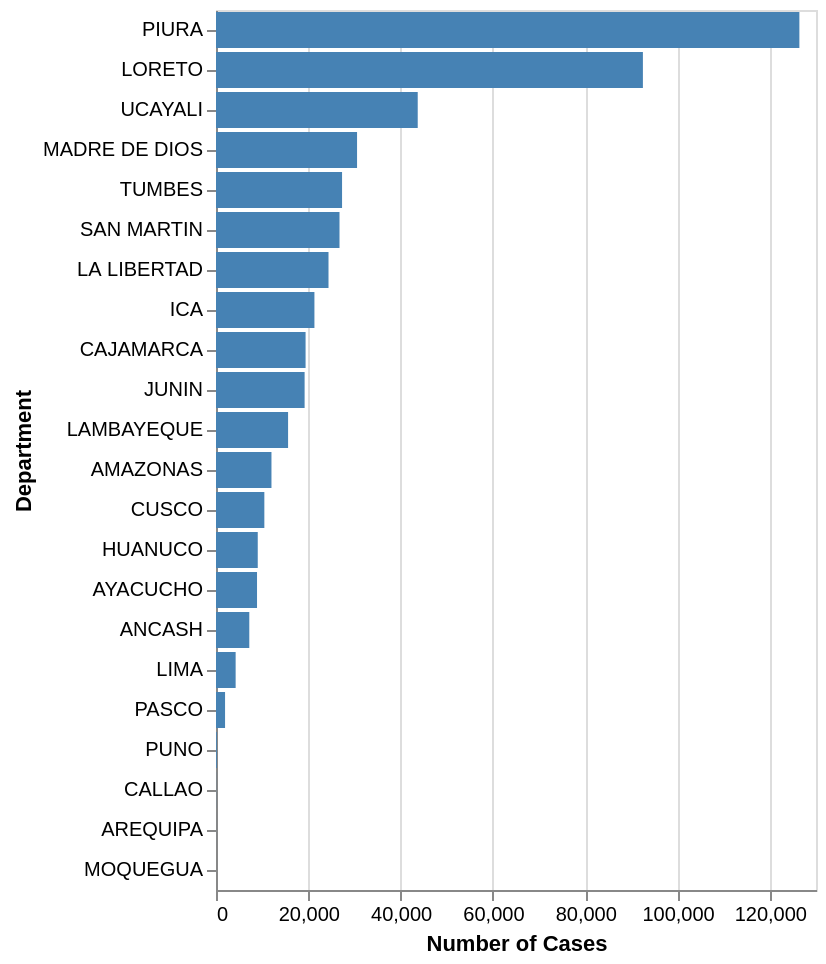

Here is the notebook cell this chart was saved with:
### Code cell
bars = alt.Chart(all_depts).mark_bar(
    color='steelblue').encode(
    y=alt.Y('departamento:N', sort='-x', title='Department'),
    x=alt.X('count:Q', title='Number of Cases'),
    tooltip=['departamento', 'count']
)

bars

### Figure 1 — Vega specification as saved in the notebook (floating-point values rounded to 4 significant figures)
{"$schema": "https://vega.github.io/schema/vega/v5.json", "data": [{"name": "source_0"}, {"name": "data_0", "values": [{"count": 126400, "count_end": 126400.0, "count_start": 0.0, "departamento": "PIURA"}, {"count": 92496, "count_end": 92500.0, "count_start": 0.0, "departamento": "LORETO"}, {"count": 43707, "count_end": 43710.0, "count_start": 0.0, "departamento": "UCAYALI"}, {"count": 30562, "count_end": 30560.0, "count_start": 0.0, "departamento": "MADRE DE DIOS"}, {"count": 27313, "count_end": 27310.0, "count_start": 0.0, "departamento": "TUMBES"}, {"count": 26759, "count_end": 26760.0, "count_start": 0.0, "departamento": "SAN MARTIN"}, {"count": 24377, "count_end": 24380.0, "count_start": 0.0, "departamento": "LA LIBERTAD"}, {"count": 21324, "count_end": 21320.0, "count_start": 0.0, "departamento": "ICA"}, {"count": 19409, "count_end": 19410.0, "count_start": 0.0, "departamento": "CAJAMARCA"}, {"count": 19199, "count_end": 19200.0, "count_start": 0.0, "departamento": "JUNIN"}, {"count": 15618, "count_end": 15620.0, "count_start": 0.0, "departamento": "LAMBAYEQUE"}, {"count": 12017, "count_end": 12020.0, "count_start": 0.0, "departamento": "AMAZONAS"}, {"count": 10475, "count_end": 10480.0, "count_start": 0.0, "departamento": "CUSCO"}, {"count": 9046, "count_end": 9046.0, "count_start": 0.0, "departamento": "HUANUCO"}, {"count": 8889, "count_end": 8889.0, "count_start": 0.0, "departamento": "AYACUCHO"}, {"count": 7214, "count_end": 7214.0, "count_start": 0.0, "departamento": "ANCASH"}, {"count": 4255, "count_end": 4255.0, "count_start": 0.0, "departamento": "LIMA"}, {"count": 1963, "count_end": 1963.0, "count_start": 0.0, "departamento": "PASCO"}, {"count": 179, "count_end": 179.0, "count_start": 0.0, "departamento": "PUNO"}, {"count": 26, "count_end": 26.0, "count_start": 0.0, "departamento": "CALLAO"}, {"count": 7, "count_end": 7.0, "count_start": 0.0, "departamento": "AREQUIPA"}, {"count": 1, "count_end": 1.0, "count_start": 0.0, "departamento": "MOQUEGUA"}]}, {"name": "source_0_y_domain_departamento", "values": [{"departamento": "PIURA", "sort_field": 126400}, {"departamento": "LORETO", "sort_field": 92496}, {"departamento": "UCAYALI", "sort_field": 43707}, {"departamento": "MADRE DE DIOS", "sort_field": 30562}, {"departamento": "TUMBES", "sort_field": 27313}, {"departamento": "SAN MARTIN", "sort_field": 26759}, {"departamento": "LA LIBERTAD", "sort_field": 24377}, {"departamento": "ICA", "sort_field": 21324}, {"departamento": "CAJAMARCA", "sort_field": 19409}, {"departamento": "JUNIN", "sort_field": 19199}, {"departamento": "LAMBAYEQUE", "sort_field": 15618}, {"departamento": "AMAZONAS", "sort_field": 12017}, {"departamento": "CUSCO", "sort_field": 10475}, {"departamento": "HUANUCO", "sort_field": 9046}, {"departamento": "AYACUCHO", "sort_field": 8889}, {"departamento": "ANCASH", "sort_field": 7214}, {"departamento": "LIMA", "sort_field": 4255}, {"departamento": "PASCO", "sort_field": 1963}, {"departamento": "PUNO", "sort_field": 179}, {"departamento": "CALLAO", "sort_field": 26}, {"departamento": "AREQUIPA", "sort_field": 7}, {"departamento": "MOQUEGUA", "sort_field": 1}]}], "signals": [{"name": "y_step", "value": 20}, {"name": "height", "update": "bandspace(domain('y').length, 0.1, 0.05) * y_step"}], "marks": [{"type": "rect", "name": "marks", "from": {"data": "data_0"}, "encode": {"update": {"x2": {"field": "count_start", "scale": "x"}, "fill": {"value": "steelblue"}, "x": {"field": "count_end", "scale": "x"}, "y": {"field": "departamento", "scale": "y"}, "height": {"signal": "max(0.25, bandwidth('y'))"}, "tooltip": {"signal": "{\"departamento\": isValid(datum[\"departamento\"]) ? datum[\"departamento\"] : \"\"+datum[\"departamento\"], \"count\": format(datum[\"count\"], \"\")}"}}}, "style": ["bar"]}], "scales": [{"name": "x", "type": "linear", "domain": {"data": "data_0", "fields": ["count_start", "count_end"]}, "range": [0, {"signal": "width"}], "nice": true, "zero": true}, {"name": "y", "type": "band", "domain": {"data": "source_0_y_domain_departamento", "field": "departamento", "sort": {"op": "max", "field": "sort_field", "order": "descending"}}, "range": {"step": {"signal": "y_step"}}, "paddingInner": 0.1, "paddingOuter": 0.05}], "axes": [{"scale": "x", "grid": true, "labels": false, "aria": false, "orient": "bottom", "ticks": false, "zindex": 0, "gridScale": "y", "tickCount": {"signal": "ceil(width/40)"}, "domain": false, "maxExtent": 0, "minExtent": 0}, {"scale": "x", "orient": "bottom", "grid": false, "title": "Number of Cases", "labelFlush": true, "zindex": 0, "labelOverlap": true, "tickCount": {"signal": "ceil(width/40)"}}, {"scale": "y", "title": "Department", "orient": "left", "zindex": 0, "grid": false}], "padding": 5, "background": "white", "width": 300, "style": "cell"}
